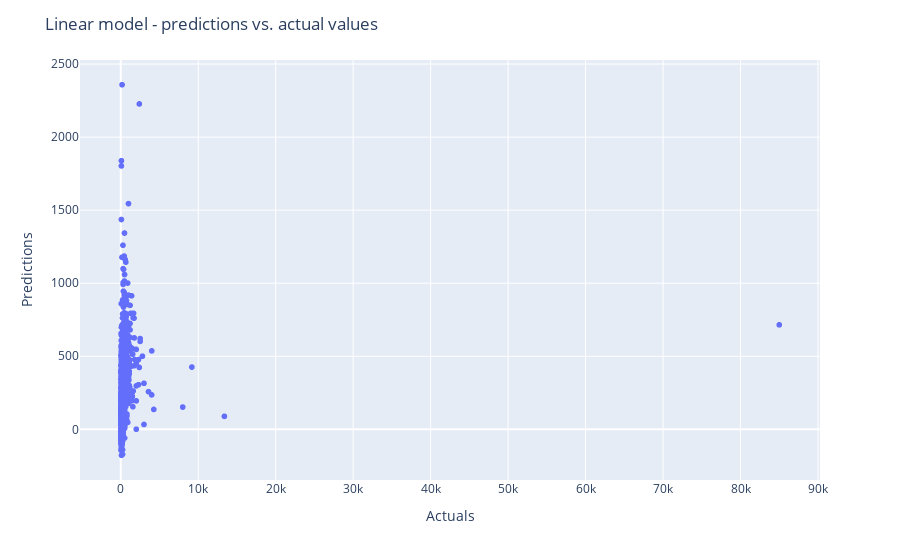

Notebook code for this chart:
### Code cell
# let's plot the predictions vs. the actual values
fig = px.scatter(x=y_test, 
                y=y_pred_test      
                )
fig.update_layout(
    title='Linear model - predictions vs. actual values',
    xaxis_title="Actuals",
    yaxis_title="Predictions"
)

### Figure 1 — Plotly figure (JSON) as saved in the notebook; plotly's stock layout.template omitted (floating-point values rounded to 4 significant figures; data arrays with more than 128 entries replaced by an {"elided": "..."} marker saying what was removed)
{"data": [{"hovertemplate": "x=%{x}<br>y=%{y}<extra></extra>", "legendgroup": "", "marker": {"color": "#636efa", "symbol": "circle"}, "mode": "markers", "name": "", "showlegend": false, "type": "scattergl", "x": {"elided": "4637 int values"}, "xaxis": "x", "y": {"elided": "4637 float values"}, "yaxis": "y"}], "layout": {"legend": {"tracegroupgap": 0}, "margin": {"t": 60}, "title": {"text": "Linear model - predictions vs. actual values"}, "xaxis": {"anchor": "y", "domain": [0, 1], "title": {"text": "Actuals"}}, "yaxis": {"anchor": "x", "domain": [0, 1], "title": {"text": "Predictions"}}}}
